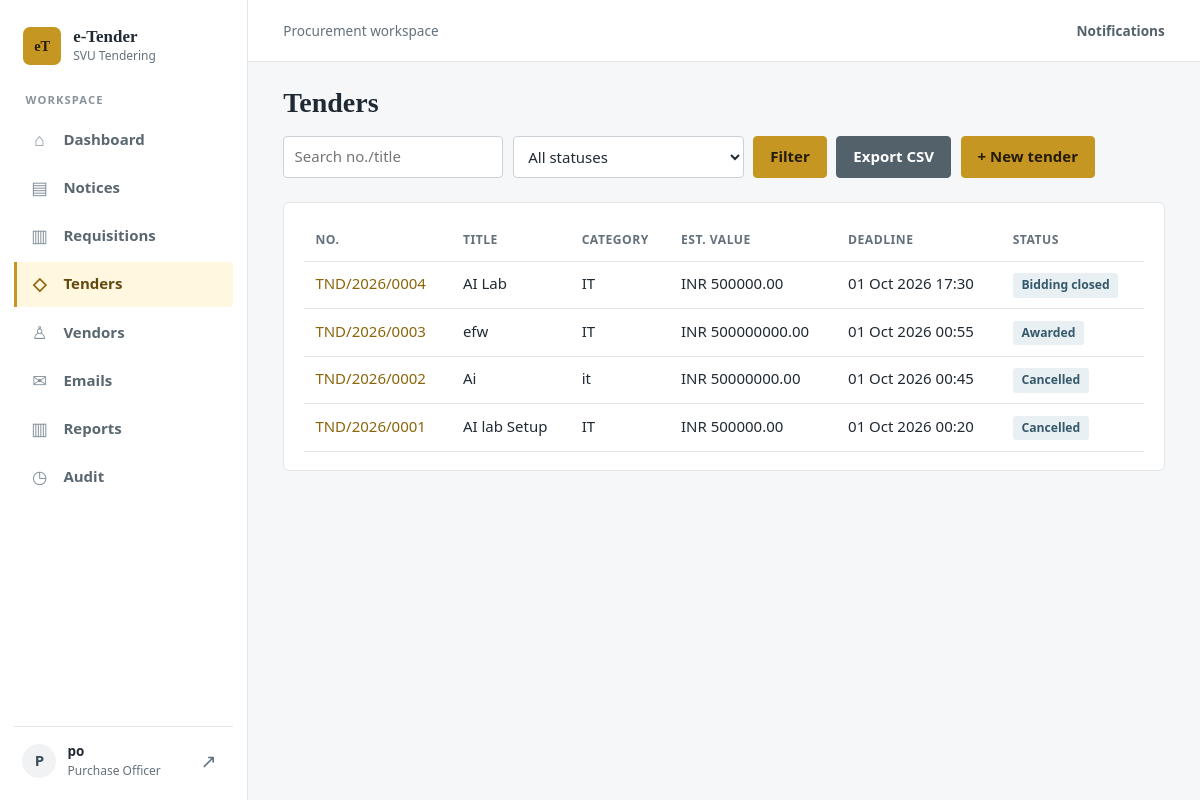
The app's page /tenders/ (signed in) with its own data.
### accounts/models.py (models this page shows, shortened)
class User(AbstractUser):
    class Role(models.TextChoices):
        ADMIN = 'ADMIN', 'Admin'
        PO = 'PO', 'Purchase Officer'
        HOD = 'HOD', 'Head of Department'
        TC = 'TC', 'Technical Committee'
        FC = 'FC', 'Finance Committee'
        CFO = 'CFO', 'CFO'
        VENDOR = 'VENDOR', 'Vendor'
    email = models.EmailField(unique=True)
    role = models.CharField(max_length=10, choices=Role.choices, default=Role.VENDOR)
    phone = models.CharField(max_length=30, blank=True)
    email_verified = models.BooleanField(default=False)
    failed_attempts = models.PositiveIntegerField(default=0)
    locked_until = models.DateTimeField(null=True, blank=True)
    INTERNAL_ROLES = ('ADMIN', 'PO', 'HOD', 'TC', 'FC', 'CFO')

### tenders/models.py (models this page shows, shortened)
class Tender(models.Model):
    class Status(models.TextChoices):
        DRAFT = 'DRAFT', 'Draft'
        PUBLISHED = 'PUBLISHED', 'Published'
        BIDDING_OPEN = 'BIDDING_OPEN', 'Bidding open'
        BIDDING_CLOSED = 'BIDDING_CLOSED', 'Bidding closed'
        OPENED = 'OPENED', 'Opened'
        TECHNICAL_REVIEW = 'TECHNICAL_REVIEW', 'Technical review'
        TECHNICAL_APPROVED = 'TECHNICAL_APPROVED', 'Technically approved'
        FINANCE_REVIEW = 'FINANCE_REVIEW', 'Finance review'
        QUOTATION_VALIDATION = 'QUOTATION_VALIDATION', 'Quotation validation'
        CFO_REVIEW = 'CFO_REVIEW', 'CFO review'
        APPROVED = 'APPROVED', 'Approved (award pending)'
        AWARDED = 'AWARDED', 'Awarded'
        CLOSED = 'CLOSED', 'Closed'
        REJECTED = 'REJECTED', 'Rejected'
        SENT_BACK = 'SENT_BACK', 'Sent back'
        CANCELLED = 'CANCELLED', 'Cancelled'
    class Visibility(models.TextChoices):
        OPEN = 'OPEN', 'Open – all approved vendors'
        LIMITED = 'LIMITED', 'Limited – invited vendors only'
    tender_no = models.CharField(max_length=30, blank=True, unique=True)
    notice = models.ForeignKey(Notice, null=True, blank=True, on_delete=models.PROTECT, related_name='tenders')
    title = models.CharField(max_length=250)
    category = models.CharField(max_length=80)
    description = models.TextField('Description / specification')
    quantity = models.DecimalField(max_digits=14, decimal_places=2, default=1)
    unit = models.CharField(max_length=30, default='Nos')
    estimated_value = models.DecimalField(max_digits=16, decimal_places=2)
    currency = models.CharField(max_length=5, default='INR')
    emd_amount = models.DecimalField('EMD / security deposit', max_digits=14, decimal_places=2, default=0)
    eligibility = models.TextField(blank=True)
    terms = models.TextField('Payment & delivery terms / T&C', blank=True)
    evaluation_criteria = models.TextField(blank=True)
    contact_person = models.CharField(max_length=200, blank=True)
    visibility = models.CharField(max_length=8, choices=Visibility.choices, default=Visibility.OPEN)
    bid_start_at = models.DateTimeField()
    bid_end_at = models.DateTimeField()
    opening_at = models.DateTimeField()
    status = models.CharField(max_length=22, choices=Status.choices, default=Status.DRAFT)
    return_stage = models.CharField(max_length=10, blank=True)   # stage that rejected / sent back
    status_reason = models.TextField(blank=True)
    round = models.PositiveIntegerField(default=0)                # increments on each forward
    created_by = models.ForeignKey(User, on_delete=models.PROTECT, related_name='tenders_created')
    opened_by = models.ForeignKey(User, null=True, blank=True, on_delete=models.PROTECT, related_name='+')
    opened_at = models.DateTimeField(null=True, blank=True)
    created_at = models.DateTimeField(auto_now_add=True)
    class Meta:
        ordering = ['-created_at']
    def save(self, *a, **k):
        super().save(*a, **k)
        if not self.tender_no:
            self.tender_no = f'TND/{timezone.now().year}/{self.pk:04d}'
            super().save(update_fields=['tender_no'])
    def sync_status(self):
        if self.status in (self.Status.PUBLISHED, self.Status.BIDDING_OPEN):
            now = timezone.now()
            new = self.status
            if now >= self.bid_end_at:
                new = self.Status.BIDDING_CLOSED
            elif now >= self.bid_start_at:
                new = self.Status.BIDDING_OPEN
            if new != self.status:
                self.status = new
                self.save(update_fields=['status'])
        return self.status

### tenders/views.py (the view)
# urls.py: path('tenders/', v.tender_list, name='tender_list'),
@role_required('ADMIN', 'PO', 'HOD', 'TC', 'FC', 'CFO', 'VENDOR')
def tender_list(request):
    qs = tenders_for(request.user)
    for t in qs.filter(status__in=[S.PUBLISHED, S.BIDDING_OPEN]):
        t.sync_status()
    qs = tenders_for(request.user)
    q, st, cat = request.GET.get('q'), request.GET.get('status'), request.GET.get('category')
    if q:
        qs = qs.filter(Q(title__icontains=q) | Q(tender_no__icontains=q))
    if st:
        qs = qs.filter(status=st)
    if cat:
        qs = qs.filter(category__icontains=cat)
    if request.GET.get('export') == 'csv' and request.user.role in ('PO', 'ADMIN'):
        return _csv('tenders.csv', ['Tender No', 'Title', 'Category', 'Status', 'Est. value', 'Deadline'],
                    [[t.tender_no, t.title, t.category, t.status, t.estimated_value, t.bid_end_at] for t in qs])
    return render(request, 'tenders/tender_list.html', {'tenders': qs, 'statuses': Tender.Status.choices, 'sel': st, 'q': q or ''})

### tenders/context_processors.py (called while the page is built)
def globals(request):
    from django.conf import settings
    ctx = {'ORG_NAME': settings.ORG_NAME}
    u = getattr(request, 'user', None)
    if u is not None and u.is_authenticated:
        from .models import Notification
        ctx['unread_count'] = Notification.objects.filter(user=u, read_at__isnull=True).count()
    return ctx

### tenders/views.py (called while the page is built, shortened)
def tenders_for(user):
    qs = Tender.objects.all()
    if user.role in ('ADMIN', 'PO'):
        return qs

### templates/tenders/tender_list.html (shortened to what this page needs)
{% extends 'base.html' %}{% block content %}<h1>Tenders</h1>
<form class="row" method="get"><input name="q" value="{{ q }}" placeholder="Search no./title" style="width:220px"><select name="status" style="width:auto"><option value="">All statuses</option></select><button>Filter</button>
{% if user.role == 'PO' or user.role == 'ADMIN' %}<a class="btn sec" href="?export=csv">Export CSV</a>{% endif %}{% if user.role == 'PO' %}<a class="btn" href="{% url 'tender_create' %}">+ New tender</a>{% endif %}</form><br>
<div class="card"><table><tr><th>No.</th><th>Title</th><th>Category</th><th>Est. value</th><th>Deadline</th><th>Status</th></tr>
{% for t in tenders %}<tr><td><a href="{% url 'tender_detail' t.pk %}">{{ t.tender_no }}</a></td><td>{{ t.title }}</td><td>{{ t.category }}</td><td>{{ t.currency }} {{ t.estimated_value }}</td><td>{{ t.bid_end_at|date:"d M Y H:i" }}</td><td><span class="badge info">{{ t.get_status_display }}</span></td></tr>{% empty %}<tr><td colspan="6">No tenders.</td></tr>{% endfor %}</table></div>{% endblock %}

### templates/base.html (shortened to what this page needs)
<!doctype html>
<html lang="en">
<head>
	{% load static %}<link rel="stylesheet" href="{% static 'css/style.css' %}">
</head>
<body>
{% if user.is_authenticated %}
<div class="app-shell">
	<aside class="sidebar">
		<a class="sidebar-brand" href="/">
			<span class="brand-mark" aria-hidden="true">eT</span>
			<span class="brand-copy"><strong>e-Tender</strong><small>{{ ORG_NAME }}</small></span>
		</a>
		<p class="sidebar-section-label">Workspace</p>
		<nav class="side-nav" aria-label="Main navigation">
			<a class="side-link{% if request.resolver_match.url_name == 'dashboard' %} active{% endif %}" href="{% url 'dashboard' %}"><span class="nav-icon" aria-hidden="true">⌂</span>Dashboard</a>
			<a class="side-link{% if request.resolver_match.url_name == 'notice_list' %} active{% endif %}" href="{% url 'notice_list' %}"><span class="nav-icon" aria-hidden="true">▤</span>Notices</a>
			{% if user.role == 'HOD' or user.role == 'PO' or user.role == 'ADMIN' %}<a class="side-link" href="{% url 'requisition_list' %}"><span class="nav-icon" aria-hidden="true">▥</span>Requisitions</a>{% endif %}
			<a class="side-link{% if request.resolver_match.url_name == 'tender_list' or request.resolver_match.url_name == 'tender_detail' %} active{% endif %}" href="{% url 'tender_list' %}"><span class="nav-icon" aria-hidden="true">◇</span>Tenders</a>
			{% if user.role == 'PO' or user.role == 'ADMIN' %}
			<a class="side-link{% if request.resolver_match.url_name == 'vendor_list' %} active{% endif %}" href="{% url 'vendor_list' %}"><span class="nav-icon" aria-hidden="true">♙</span>Vendors</a>
			<a class="side-link{% if request.resolver_match.url_name == 'email_log' %} active{% endif %}" href="{% url 'email_log' %}"><span class="nav-icon" aria-hidden="true">✉</span>Emails</a>
			{% endif %}
			{% if user.role == 'PO' or user.role == 'ADMIN' or user.role == 'CFO' %}
			<a class="side-link{% if request.resolver_match.url_name == 'reports' %} active{% endif %}" href="{% url 'reports' %}"><span class="nav-icon" aria-hidden="true">▥</span>Reports</a>
			{% endif %}
			{% if user.role != 'VENDOR' %}
			<a class="side-link{% if request.resolver_match.url_name == 'audit' %} active{% endif %}" href="{% url 'audit' %}"><span class="nav-icon" aria-hidden="true">◷</span>Audit</a>
			{% endif %}
		</nav>
		<div class="sidebar-spacer"></div>
		<div class="sidebar-user">
			<span class="user-avatar" aria-hidden="true">{{ user.username|slice:":1"|upper }}</span>
			<span class="user-copy"><strong>{{ user.username }}</strong><small>{{ user.get_role_display }}</small></span>
			<a class="signout-link" href="{% url 'logout' %}" aria-label="Sign out">↗</a>
		</div>
	</aside>
	<div class="app-main">
		<header class="topbar">
			<span class="topbar-context">Procurement workspace</span>
			<div class="topbar-actions">
				<a class="notifications-link" href="{% url 'notifications' %}">Notifications{% if unread_count %}<span class="notification-count">{{ unread_count }}</span>{% endif %}</a>
			</div>
		</header>
{% endif %}
<main>
	{% block content %}{% endblock %}
</main>
{% if user.is_authenticated %}</div></div>{% endif %}
</body>
</html>

### records on screen
User: username "P", username "po", role "Purchase Officer"
Tender: tender_no "TND/2026/0004", title "AI Lab", category "IT", currency "INR", estimated_value "500000.00", bid_end_at "01 Oct 2026 17:30", status "Bidding closed"
Tender: tender_no "TND/2026/0003", title "efw", category "IT", currency "INR", estimated_value "500000000.00", bid_end_at "01 Oct 2026 00:55", status "Awarded"
Tender: tender_no "TND/2026/0002", title "Ai", category "it", currency "INR", estimated_value "50000000.00", bid_end_at "01 Oct 2026 00:45", status "Cancelled"
Tender: tender_no "TND/2026/0001", title "AI lab Setup", category "IT", currency "INR", estimated_value "500000.00", bid_end_at "01 Oct 2026 00:20", status "Cancelled"

### other values on screen
{{ ORG_NAME }} "SVU Tendering"
